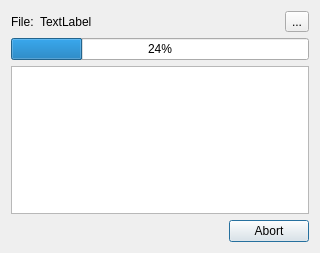
<?xml version="1.0" encoding="UTF-8"?>
<ui version="4.0">
 <class>DeleteProgressDialog</class>
 <widget class="QDialog" name="DeleteProgressDialog">
  <property name="geometry">
   <rect>
    <x>0</x>
    <y>0</y>
    <width>320</width>
    <height>253</height>
   </rect>
  </property>
  <property name="minimumSize">
   <size>
    <width>320</width>
    <height>0</height>
   </size>
  </property>
  <property name="windowTitle">
   <string>Dialog</string>
  </property>
  <layout class="QGridLayout" name="gridLayout">
   <item row="0" column="0">
    <layout class="QGridLayout" name="fileTitleLayout">
     <item row="0" column="0">
      <widget class="QLabel" name="fileTitleLabel">
       <property name="text">
        <string>File:</string>
       </property>
      </widget>
     </item>
     <item row="0" column="1">
      <widget class="QLabel" name="fileNameLabel">
       <property name="sizePolicy">
        <sizepolicy hsizetype="Expanding" vsizetype="Preferred">
         <horstretch>0</horstretch>
         <verstretch>0</verstretch>
        </sizepolicy>
       </property>
       <property name="text">
        <string>TextLabel</string>
       </property>
      </widget>
     </item>
     <item row="0" column="2">
      <widget class="QToolButton" name="showDetailsButton">
       <property name="toolTip">
        <string>Show Queue Details</string>
       </property>
       <property name="text">
        <string>...</string>
       </property>
      </widget>
     </item>
    </layout>
   </item>
   <item row="1" column="0">
    <widget class="QProgressBar" name="deleteProgress">
     <property name="value">
      <number>24</number>
     </property>
    </widget>
   </item>
   <item row="2" column="0">
    <widget class="QListWidget" name="detailsList">
     <property name="minimumSize">
      <size>
       <width>0</width>
       <height>128</height>
      </size>
     </property>
    </widget>
   </item>
   <item row="3" column="0">
    <widget class="QDialogButtonBox" name="buttonBox">
     <property name="orientation">
      <enum>Qt::Horizontal</enum>
     </property>
     <property name="standardButtons">
      <set>QDialogButtonBox::Abort</set>
     </property>
    </widget>
   </item>
  </layout>
 </widget>
 <resources/>
 <connections>
  <connection>
   <sender>buttonBox</sender>
   <signal>accepted()</signal>
   <receiver>DeleteProgressDialog</receiver>
   <slot>accept()</slot>
   <hints>
    <hint type="sourcelabel">
     <x>248</x>
     <y>254</y>
    </hint>
    <hint type="destinationlabel">
     <x>157</x>
     <y>274</y>
    </hint>
   </hints>
  </connection>
  <connection>
   <sender>buttonBox</sender>
   <signal>rejected()</signal>
   <receiver>DeleteProgressDialog</receiver>
   <slot>reject()</slot>
   <hints>
    <hint type="sourcelabel">
     <x>316</x>
     <y>260</y>
    </hint>
    <hint type="destinationlabel">
     <x>286</x>
     <y>274</y>
    </hint>
   </hints>
  </connection>
 </connections>
</ui>
